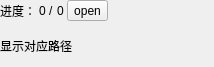
<?xml version="1.0" encoding="UTF-8"?>
<ui version="4.0">
 <class>Form</class>
 <widget class="QWidget" name="Form">
  <property name="geometry">
   <rect>
    <x>0</x>
    <y>0</y>
    <width>214</width>
    <height>67</height>
   </rect>
  </property>
  <property name="windowTitle">
   <string>Form</string>
  </property>
  <layout class="QVBoxLayout" name="verticalLayout" stretch="0,1">
   <property name="spacing">
    <number>3</number>
   </property>
   <property name="leftMargin">
    <number>0</number>
   </property>
   <property name="topMargin">
    <number>0</number>
   </property>
   <property name="rightMargin">
    <number>0</number>
   </property>
   <property name="bottomMargin">
    <number>0</number>
   </property>
   <item>
    <layout class="QHBoxLayout" name="horizontalLayout">
     <property name="spacing">
      <number>3</number>
     </property>
     <item>
      <widget class="QLabel" name="label">
       <property name="text">
        <string>进度：</string>
       </property>
      </widget>
     </item>
     <item>
      <widget class="QLabel" name="label_current_index">
       <property name="text">
        <string>0</string>
       </property>
      </widget>
     </item>
     <item>
      <widget class="QLabel" name="label_3">
       <property name="text">
        <string>/</string>
       </property>
      </widget>
     </item>
     <item>
      <widget class="QLabel" name="label_total_count">
       <property name="text">
        <string>0</string>
       </property>
      </widget>
     </item>
     <item>
      <widget class="QToolButton" name="toolButton_open_dir">
       <property name="text">
        <string>open</string>
       </property>
      </widget>
     </item>
     <item>
      <spacer name="horizontalSpacer">
       <property name="orientation">
        <enum>Qt::Horizontal</enum>
       </property>
       <property name="sizeHint" stdset="0">
        <size>
         <width>40</width>
         <height>20</height>
        </size>
       </property>
      </spacer>
     </item>
    </layout>
   </item>
   <item>
    <widget class="QLabel" name="label_current_path">
     <property name="text">
      <string>显示对应路径</string>
     </property>
     <property name="wordWrap">
      <bool>true</bool>
     </property>
    </widget>
   </item>
  </layout>
 </widget>
 <resources/>
 <connections/>
</ui>
